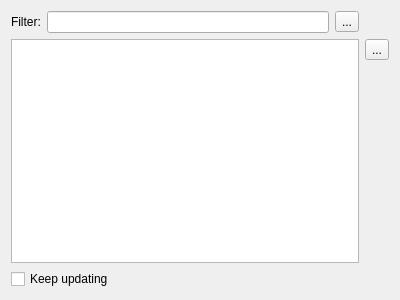
<?xml version="1.0" encoding="UTF-8"?>
<ui version="4.0">
 <class>Gitorious::Internal::GitoriousProjectWidget</class>
 <widget class="QWidget" name="Gitorious::Internal::GitoriousProjectWidget">
  <property name="geometry">
   <rect>
    <x>0</x>
    <y>0</y>
    <width>400</width>
    <height>300</height>
   </rect>
  </property>
  <property name="windowTitle">
   <string>WizardPage</string>
  </property>
  <layout class="QGridLayout" name="gridLayout">
   <item row="0" column="0">
    <layout class="QHBoxLayout" name="horizontalLayout">
     <item>
      <widget class="QLabel" name="filterLabel">
       <property name="text">
        <string>Filter:</string>
       </property>
      </widget>
     </item>
     <item>
      <widget class="QLineEdit" name="filterLineEdit"/>
     </item>
     <item>
      <widget class="QToolButton" name="filterClearButton">
       <property name="text">
        <string>...</string>
       </property>
      </widget>
     </item>
    </layout>
   </item>
   <item row="1" column="0">
    <widget class="QTreeView" name="projectTreeView"/>
   </item>
   <item row="1" column="1">
    <layout class="QVBoxLayout" name="verticalLayout">
     <item>
      <widget class="QToolButton" name="infoToolButton">
       <property name="text">
        <string>...</string>
       </property>
      </widget>
     </item>
     <item>
      <spacer name="buttonVerticalSpacer">
       <property name="orientation">
        <enum>Qt::Vertical</enum>
       </property>
       <property name="sizeHint" stdset="0">
        <size>
         <width>20</width>
         <height>40</height>
        </size>
       </property>
      </spacer>
     </item>
    </layout>
   </item>
   <item row="2" column="0">
    <widget class="QCheckBox" name="updateCheckBox">
     <property name="text">
      <string>Keep updating</string>
     </property>
    </widget>
   </item>
  </layout>
 </widget>
 <resources/>
 <connections/>
</ui>
